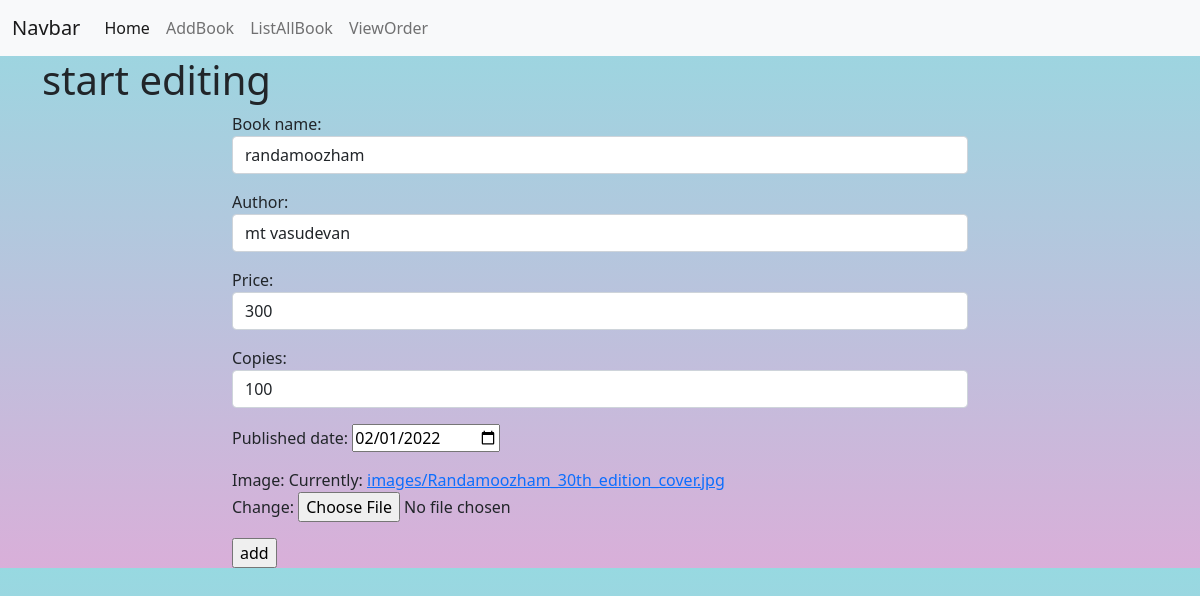
Screenshot of /owner/book/change/24 (signed in) with the database file from the repository.
### owner/models.py (models this page shows, shortened)
class Books(models.Model):
 book_name=models.CharField(max_length=120,unique=True)
 author=models.CharField(max_length=100)
 price=models.PositiveIntegerField()
 copies=models.PositiveIntegerField()
 published_date=models.DateField(null=True)
 image=models.ImageField(upload_to='images',null=True)

### owner/views.py (the view)
# urls.py: path('book/change/<int:id>',views.BookEditView.as_view(),name='book_edit'),
@method_decorator(owner_permission,name="dispatch")
class BookEditView(UpdateView):
    model = Books
    form_class = BookForm
    template_name = "book_edit.html"
    success_url = reverse_lazy("booklist")
    pk_url_kwarg = "id"

### owner/forms.py (shortened to what this page needs)
class BookForm(ModelForm):
    class Meta:
        model=Books
        fields='__all__'
        widgets={
            'book_name':forms.TextInput(attrs={'class':'form-control'}),
            'author':forms.TextInput(attrs={'class':'form-control'}),
            'price': forms.NumberInput(attrs={'class':'form-control'}),
            'copies': forms.NumberInput(attrs={'class':'form-control'}),
            'published_date':forms.DateInput(attrs={'class':'forms-control','type':'date'}),
        }

### customer/decorates.py (called while the page is built)
def owner_permission(fun):
    def wrapper(request,*args,**kwargs):
        if request.user.is_superuser:
            return fun(request,*args,**kwargs)
        else:
            return redirect("signin")
    return wrapper

### owner/templates/book_edit.html (shortened to what this page needs)
{%extends 'base.html'%}
{%block body_block%}
<h1> start editing</h1>
<div class="row">
        <div class="col-2"></div>
        <div class="col-8">
            <form action=""method="post" enctype="multipart/form-data">
                {{form.as_p}}
                <input type="submit" value="add">
            </form>
        </div>
        <div class="col-2"></div>
    </div>
{%endblock%}

### owner/static/css/style.css (style rules this page uses)
body { background-color: #D9AFD9; background-image: linear-gradient(0deg, #D9AFD9 0%, #97D9E1 100%); ; }

### rows the page displays
Books: book_name "randamoozham", author "mt vasudevan", price "300", copies "100", published_date "02/01/2022"
